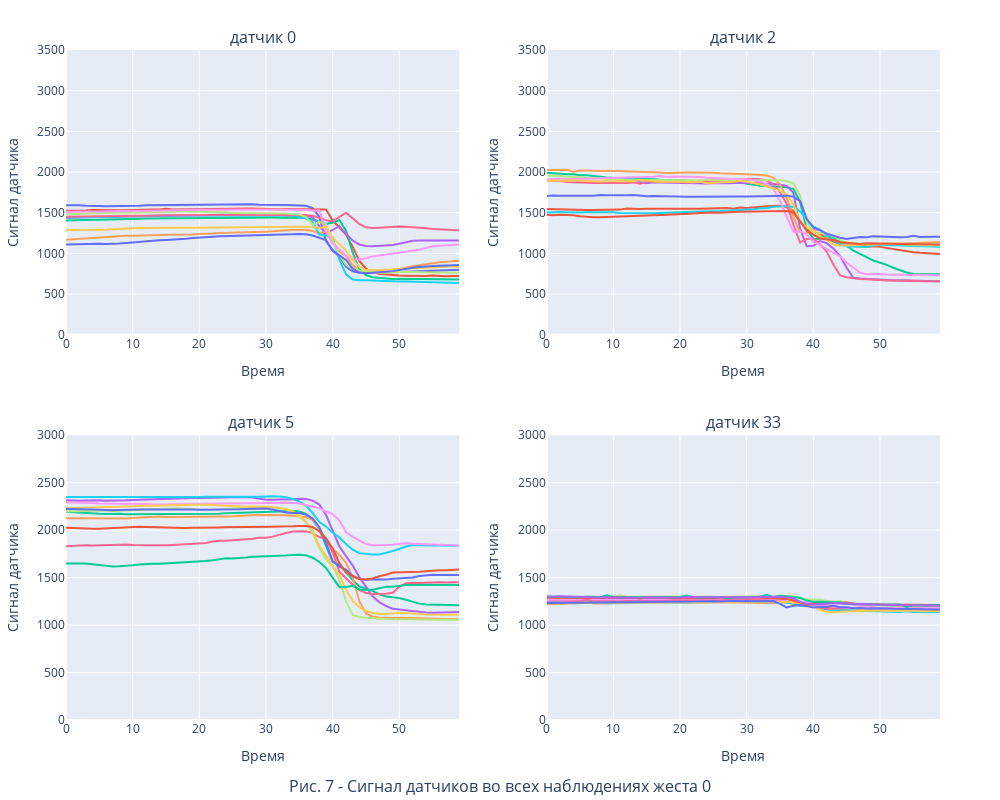

Notebook source saved alongside this figure:
### Code cell
f.get_sensors_in_all_tests_plot(0, [0, 2, 5, 33], X_train, y_train, plot_counter=7)
